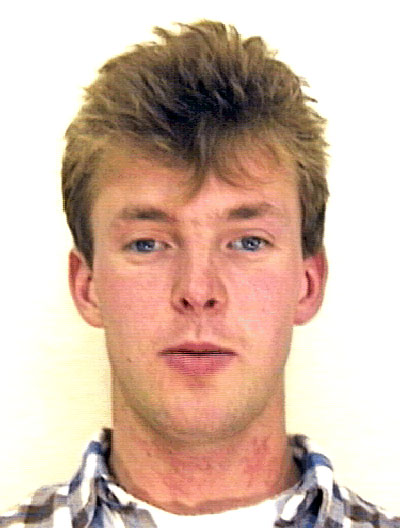
#> input picture Qualia/vision/data/Aberdeen/andrew1.jpg, 400 x 528 px
$ python detect_image.py --image ../data/Aberdeen/andrew1.jpg
#> lines starting #> are read from the running program, lines starting #| are printed output that depends on the picture; after the words box and inside, x2 and y2 are one past the last pixel; in counts of white or black regions, pixels touching at a corner belong together
### Qualia/vision/face_detection/face_detector.py
class Face_Detector:
    def __init__(self, face_cascade):
        self.face_cascade = face_cascade

    def detect(self, image):
        faces = self.face_cascade.detectMultiScale(image, 1.3, 5)
        return len(faces) != 0, faces

### Qualia/vision/face_detection/detect_image.py
import cv2 as cv
import argparse

from face_detector import Face_Detector

if __name__ == '__main__':
    parser = argparse.ArgumentParser()
    parser.add_argument("-i", "--image", help="Image")
    args = parser.parse_args()
    image_url = args.image

    if (image_url == None):
        print('need image_url at flag -i')
    else:
        face_cascade = cv.CascadeClassifier(cv.data.haarcascades + 'haarcascade_frontalface_default.xml')
        face_detector = Face_Detector(face_cascade)

        img = cv.imread(image_url)
#> img is the input picture: shape (528, 400, 3); mean B, G, R 171, 186.1, 213.1
        gray = cv.cvtColor(img, cv.COLOR_BGR2GRAY)
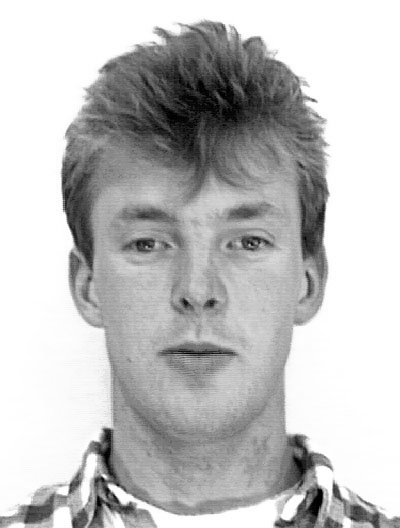
#> gray: shape (528, 400); min 0, max 255, mean 192.5
        contain_face, faces = face_detector.detect(gray)
#> in detect, `faces = self.face_cascade.detectMultiScale(image, 1.3, 5)`: faces = [[57, 129, 293, 293]]
#> contain_face = True; faces = [[57, 129, 293, 293]]
        print('detected face' if contain_face else 'no face detected')
#| detected face
        if contain_face:
            for (x,y,w,h) in faces:
                cv.rectangle(img,(x,y),(x+w,y+h),(255,0,0),2)
                roi_gray = gray[y:y+h, x:x+w]
                roi_color = img[y:y+h, x:x+w]
#> this loop made 1 pass
#> pass 1, `roi_gray = gray[y:y+h, x:x+w]`:
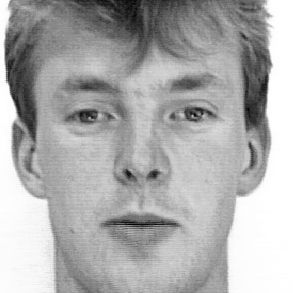
#> roi_gray: shape (293, 293); min 1, max 255, mean 172.5
#> pass 1, `roi_color = img[y:y+h, x:x+w]`:
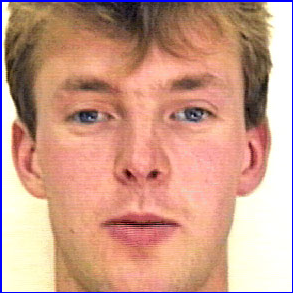
#> roi_color: shape (293, 293, 3); mean B, G, R 138.1, 156.9, 204.9
#> after the loop:
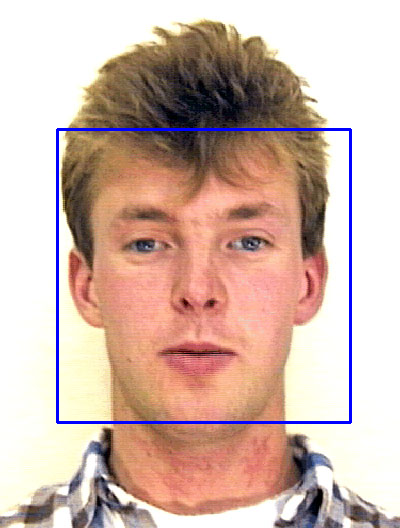
#> img: shape (528, 400, 3); 1.66% of pixels changed, all inside (x1, y1, x2, y2) = (56, 128, 352, 424)
            cv.imshow('img',img)
            cv.waitKey(0)
            cv.destroyAllWindows()

$ run again, on Qualia/vision/data/Aberdeen/barry9.jpg
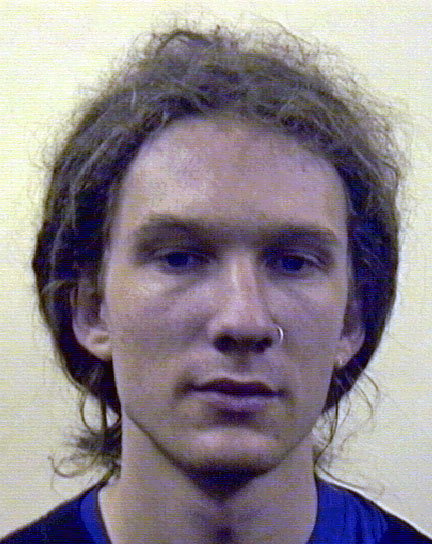
#> input picture Qualia/vision/data/Aberdeen/barry9.jpg, 432 x 544 px
#> img is the input picture: shape (544, 432, 3); mean B, G, R 140.8, 133.8, 142.3
#> `gray = cv.cvtColor(img, cv.COLOR_BGR2GRAY)`:
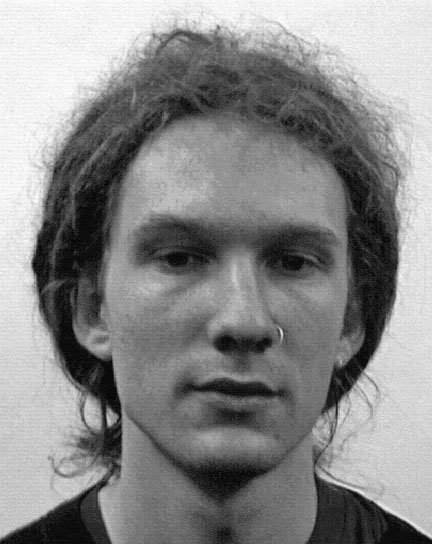
#> gray: shape (544, 432); min 1, max 255, mean 137.2
#> in detect, `faces = self.face_cascade.detectMultiScale(image, 1.3, 5)`: faces = [[68, 126, 325, 325]]
#> `contain_face, faces = face_detector.detect(gray)`: contain_face = True; faces = [[68, 126, 325, 325]]
#| detected face
#> the loop `for (x,y,w,h) in faces:` made 1 pass
#> after the loop `for (x,y,w,h) in faces:`:
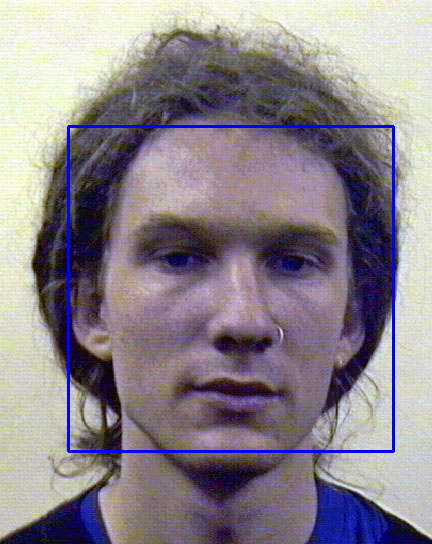
#> img: shape (544, 432, 3); 1.66% of pixels changed, all inside (x1, y1, x2, y2) = (67, 125, 395, 453)

$ run again, on Qualia/vision/data/Aberdeen/bfegan3.jpg
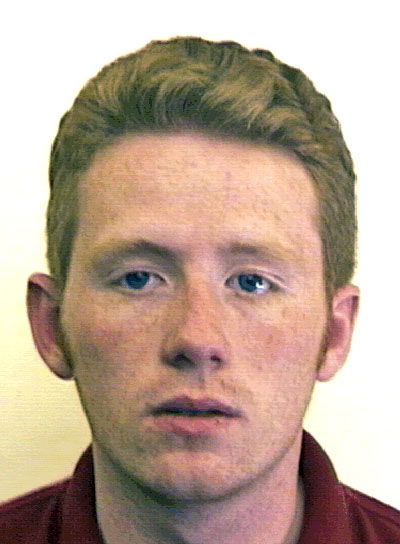
#> input picture Qualia/vision/data/Aberdeen/bfegan3.jpg, 400 x 544 px
#> img is the input picture: shape (544, 400, 3); mean B, G, R 149.1, 165.6, 187.3
#> `gray = cv.cvtColor(img, cv.COLOR_BGR2GRAY)`:
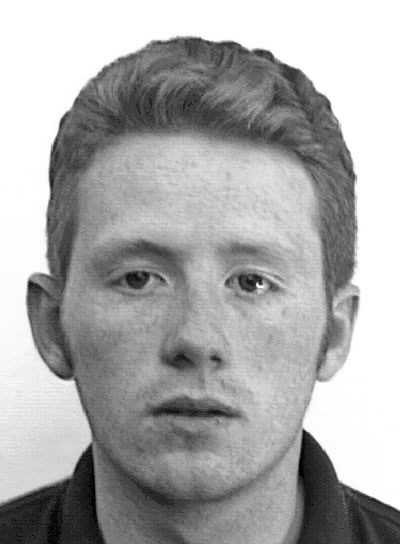
#> gray: shape (544, 400); min 0, max 255, mean 170.3
#> in detect, `faces = self.face_cascade.detectMultiScale(image, 1.3, 5)`: faces = [[44, 156, 305, 305]]
#> `contain_face, faces = face_detector.detect(gray)`: contain_face = True; faces = [[44, 156, 305, 305]]
#| detected face
#> the loop `for (x,y,w,h) in faces:` made 1 pass
#> after the loop `for (x,y,w,h) in faces:`:
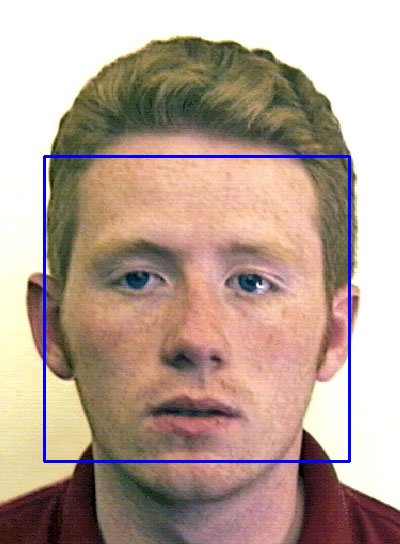
#> img: shape (544, 400, 3); 1.68% of pixels changed, all inside (x1, y1, x2, y2) = (43, 155, 351, 463)

$ run again, on Qualia/vision/data/Aberdeen/dhands13.jpg
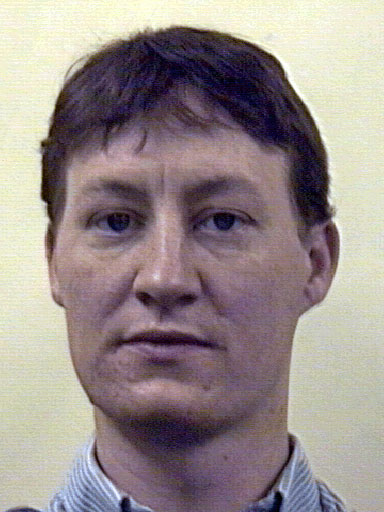
#> input picture Qualia/vision/data/Aberdeen/dhands13.jpg, 384 x 512 px
#> img is the input picture: shape (512, 384, 3); mean B, G, R 139.9, 141.4, 152.7
#> `gray = cv.cvtColor(img, cv.COLOR_BGR2GRAY)`:
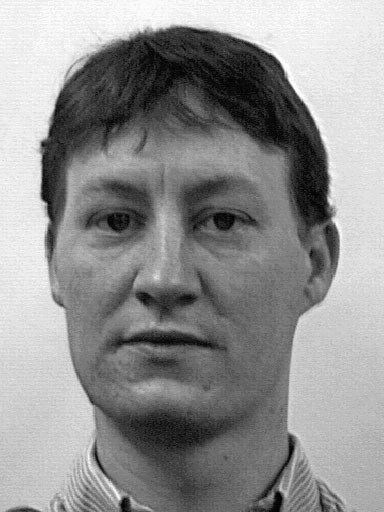
#> gray: shape (512, 384); min 0, max 255, mean 144.6
#> in detect, `faces = self.face_cascade.detectMultiScale(image, 1.3, 5)`: faces = [[24, 95, 300, 300]]
#> `contain_face, faces = face_detector.detect(gray)`: contain_face = True; faces = [[24, 95, 300, 300]]
#| detected face
#> the loop `for (x,y,w,h) in faces:` made 1 pass
#> after the loop `for (x,y,w,h) in faces:`:
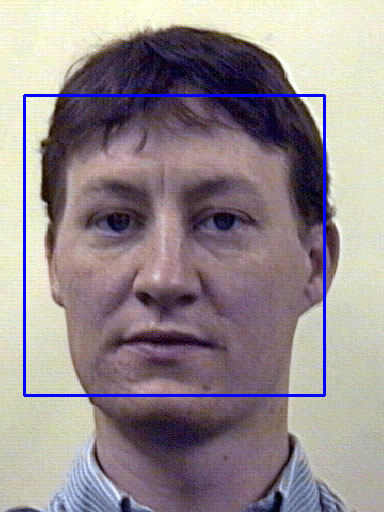
#> img: shape (512, 384, 3); 1.83% of pixels changed, all inside (x1, y1, x2, y2) = (23, 94, 326, 397)
